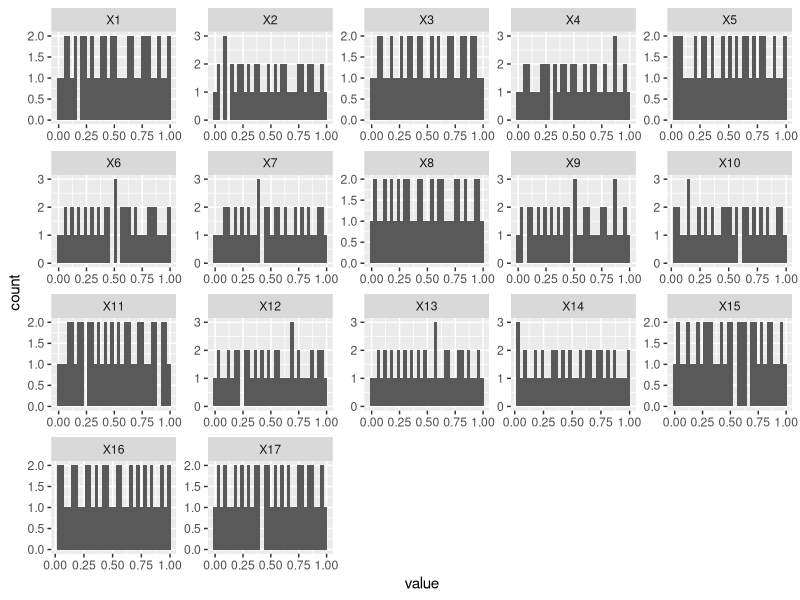
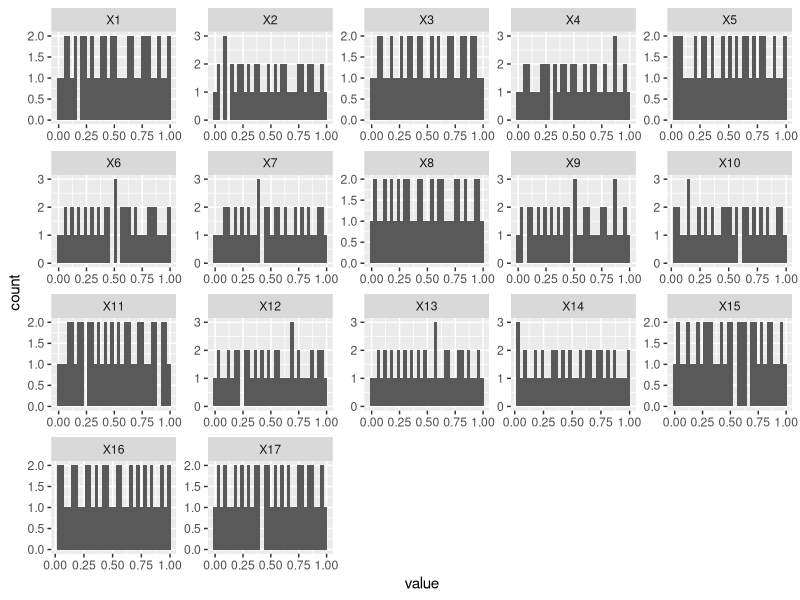

Recreate these plots in R, in order.
#Lets load the lhs library
library(lhs)
library(ggplot2)
library(reshape)

#We will use the optimum lhs algorithm
#see http://rss.acs.unt.edu/Rdoc/library/lhs/html/optimumLHS.html

#Model design parameters
numberOfExperiments = 50	# How many experiments can we afford ?
numberOfParameters = 17

#Algorithm settings
maxSweeps=20	 		# The maximum number of times the algorithm may iterate ?
eps=.1				# The optimal stopping criterion

#we need to put the matrix in a data frame, so it gets headers etc, so we can work with it.
lhs=data.frame(optimumLHS(numberOfExperiments, numberOfParameters, maxSweeps, eps))

#make a histogram of each variable.
#We will do this to visualy inspect the uniformity of the data.

#We need to put the data in a two columns [ variable, value], or [X1, 0.223], so that we can plot it.
lhsMelt = melt(lhs)

#We will use 30 bins for each histogram
simpleHistogram = ggplot(data=lhsMelt, aes(x=value)) + geom_histogram(binwidth = 0.03) + facet_wrap(~ variable, scales="free") 
print(simpleHistogram)
ggsave(simpleHistogram, file="ExperimentDistributionHistogram.png") 



#Now we must scale the sample values so that we get paramter values out.
#LSH gives you numbers from [0 1]
#There are a few ways to do this.
#
# The seven parameters that need to be taken into account for experiment 1:
# 1. The belief tree aims (3 profiles) - 1 of 3
# 2. The affiliation weight 1 - from 0.7 to 0.8
# 3. The affiliation weight 2 - from 0.8 to 0.9
# 4. The affiliation weight 3 - from 0.9 to 1.0
# 5. The affiliation distribution 1 - from 25 to 50
# 6. The affiliation distribution 2 - from 25 to 50
# 7. The elecorate influence on policymakers - from 0.01 to 0.10
# 8. The resource potency parameter - from 1 to 10
# 9. The resource weight action - from 0.05 to 0.20
# 10. The trust decay coefficient - from 0.01-0.10
# 11. The conflict level coefficient 1 - from 0.7 to 0.8
# 12. The conflict level coefficient 2 - from 0.8 to 0.9
# 13. The conflict level coefficient 3 - from 0.9 to 1.0
# 14. The team gap in belief - from 0.6 to 1.0
# 15. The team gap in closeness of problem - fom 0.2 to 0.7
# 16. The team gap in closeness of policy - from 0.2 to 0.7
# 17. The ACF threshold - from 0.15 to 0.55

# 1. The belief tree aims
partitions1=3
# we count backwards to avoid overwriting the values we already set to 1.
for (i in partitions1:0) {
  lhs$X1[which(lhs$X1 > (i-1)/partitions1 & lhs$X1 <= i/partitions1)] = i
}

# 2. The affiliation weight 1
lhs$X2 = 0.7+lhs$X2*0.1

# 3. The affiliation weight 2
lhs$X3 = 0.8+lhs$X3*0.1

# 4. The affiliation weight 3
lhs$X4 = 0.9+lhs$X4*0.1

# 5. The affiliation distribution 1
lhs$X5 = 25+lhs$X5*25

# 6. The affiliation distribution 2
lhs$X6 = 25+lhs$X6*25

# 7. The affiliation distribution 2
lhs$X7 = 0.01+lhs$X7*0.09

# 8. The resource potency parameter
lhs$X8 = 1+lhs$X8*9

# 9. The resource weight action
lhs$X9 = 0.05+lhs$X9*0.15

# 10. The trust decay coefficient - from 0.01-0.10
lhs$X10 = 0.01+lhs$X10*0.09

# 11. The conflict level coefficient 1 - from 0.7 to 0.8
lhs$X11 = 0.7+lhs$X11*0.1

# 12. The conflict level coefficient 2 - from 0.8 to 0.9
lhs$X12 = 0.8+lhs$X12*0.1

# 13. The conflict level coefficient 3 - from 0.9 to 1.0
lhs$X13 = 0.9+lhs$X13*0.1

# 14. The team gap in belief - from 0.6 to 1.0
lhs$X14 = 0.6+lhs$X14*0.4

# 15. The team gap in closeness of problem - fom 0.2 to 0.7
lhs$X15 = 0.2+lhs$X15*0.5

# 16. The team gap in closeness of policy - from 0.2 to 0.7
lhs$X16 = 0.2+lhs$X16*0.5

# 17. The ACF threshold - from 0.15 to 0.55
lhs$X17 = 0.15+lhs$X17*0.4


#1. our parameter value goes from [0  X]
#2. we have a base value and add a arange to it [x+0 x+y]
#3. a parameter is a boolean
#4. a parameter is a switch 1,2,3

#X1 whould be sweeped from [0 250]
#lhs$X1=lhs$X1*250

#X2 is swept from [300 350]
#lhs$X2=300+lhs$X2*50

#X3 is a boolean. If the sample value is below 0.5 is is TRUE, otherwise it is FALSE
#We ave to set the >= 0.5 first, otehrwise everything gets set to false.
#lhs$X3[which(lhs$X3 >= 0.5)] = "false"
#lhs$X3[which(lhs$X3 < 0.5)] = "true"

#x4 is a switch variable, having n possible values, 1,2,3...n We partition the [0 1] space into n parts, and test whether the value fall in, and assign a value to it.
#partitions=5

# we count backwards to avoid overwriting the values we already set to 1.
#for (i in partitions:1) {
#lhs$X4[which(lhs$X4 > (i-1)/partitions & lhs$X4 <= i/partitions)] = i
#}



#Now, lets save the data to a space separated file, no row or column names. 
#Note that we ARE NOT using CSV, as NetLogos file-read function expects space separated values
#You have to be careful when you read the experiment into NetLogo, to get the same order of parameters right.
write.table(lhs,file="Experiments_LHS.data",sep=",",row.names = FALSE,col.names = FALSE,quote = FALSE)

#This data file can be read into NetLogo and parameter values set up. See LhsExperiment.nlogo for a exampel how to do this.
